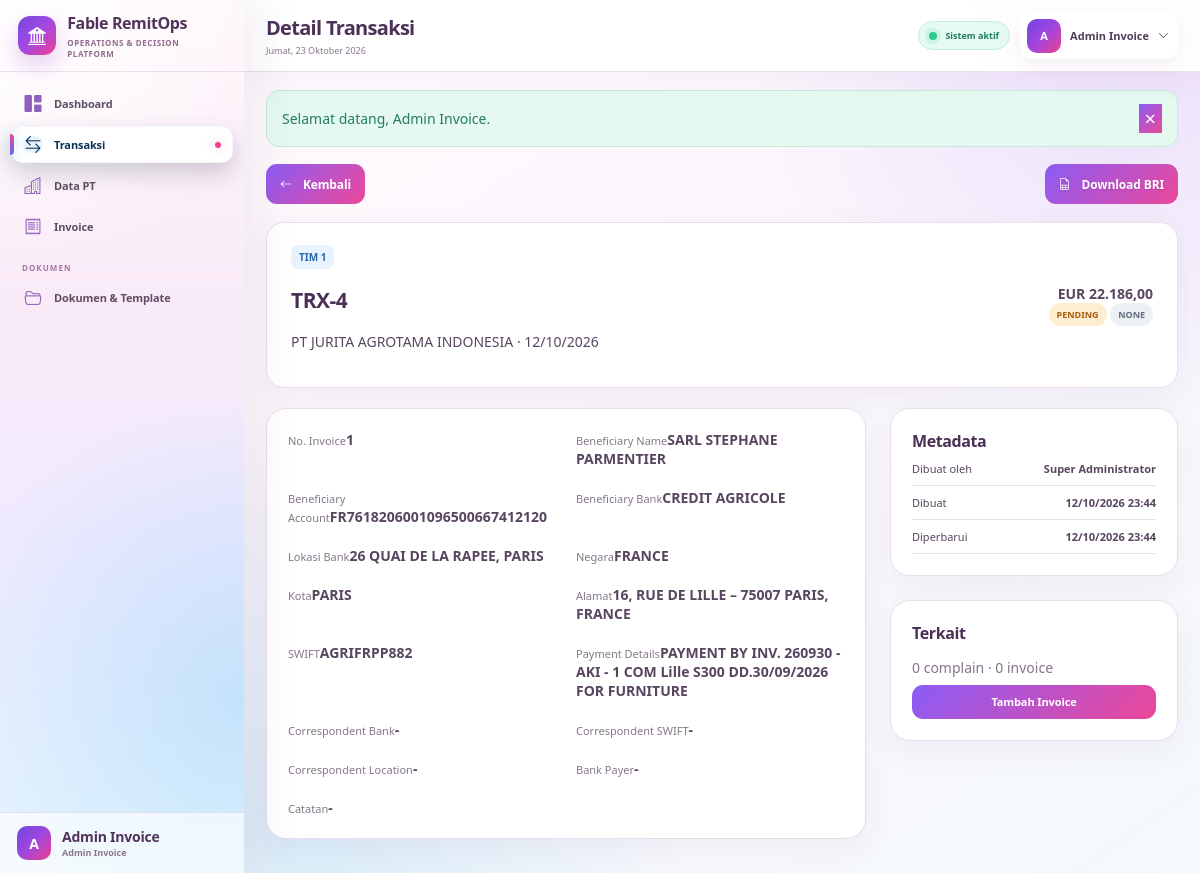
Screenshot of /public/transactions/4 (signed in) with the database file from the repository.
### tables this page shows
CREATE TABLE `users` (
  `id` bigint(20) UNSIGNED NOT NULL,
  `role_id` bigint(20) UNSIGNED NOT NULL,
  `name` varchar(150) NOT NULL,
  `username` varchar(80) NOT NULL,
  `email` varchar(190) NOT NULL,
  `password` varchar(255) NOT NULL,
  `transaction_team` tinyint(3) UNSIGNED DEFAULT NULL,
  `is_active` tinyint(1) NOT NULL DEFAULT 1,
  `must_change_password` tinyint(1) NOT NULL DEFAULT 1,
  `last_login_at` datetime DEFAULT NULL,
  `created_at` datetime NOT NULL DEFAULT current_timestamp(),
  `updated_at` datetime NOT NULL DEFAULT current_timestamp() ON UPDATE current_timestamp()
);

CREATE TABLE `roles` (
  `id` bigint(20) UNSIGNED NOT NULL,
  `code` varchar(50) NOT NULL,
  `name` varchar(100) NOT NULL,
  `description` varchar(255) DEFAULT NULL,
  `created_at` datetime NOT NULL DEFAULT current_timestamp()
);

CREATE TABLE `transactions` (
  `id` bigint(20) UNSIGNED NOT NULL,
  `transaction_job_id` bigint(20) UNSIGNED DEFAULT NULL,
  `sequence_no` varchar(50) DEFAULT NULL,
  `team_no` tinyint(3) UNSIGNED NOT NULL DEFAULT 1,
  `invoice_no` varchar(120) DEFAULT NULL,
  `reference_no` varchar(120) DEFAULT NULL,
  `transaction_date` date NOT NULL,
  `payer_company_id` bigint(20) UNSIGNED NOT NULL,
  `payer_account_id` bigint(20) UNSIGNED DEFAULT NULL,
  `payer_account` varchar(255) DEFAULT NULL,
  `payer_address` text DEFAULT NULL,
  `payer_city` varchar(120) DEFAULT NULL,
  `payer_country` varchar(120) DEFAULT NULL,
  `payer_email` varchar(190) DEFAULT NULL,
  `beneficiary_name` varchar(255) DEFAULT NULL,
  `beneficiary_account` varchar(255) DEFAULT NULL,
  `beneficiary_bank` varchar(255) DEFAULT NULL,
  `beneficiary_bank_location` varchar(255) DEFAULT NULL,
  `amount` decimal(22,4) NOT NULL DEFAULT 0.0000,
  `beneficiary_country` varchar(120) DEFAULT NULL,
  `beneficiary_city` varchar(120) DEFAULT NULL,
  `beneficiary_address` text DEFAULT NULL,
  `swift` varchar(50) DEFAULT NULL,
  `payment_details` text DEFAULT NULL,
  `currency` char(3) NOT NULL DEFAULT 'USD',
  `correspondent_bank` varchar(255) DEFAULT NULL,
  `correspondent_swift` varchar(50) DEFAULT NULL,
  `correspondent_location` varchar(255) DEFAULT NULL,
  `payer_bank` varchar(120) DEFAULT NULL,
  `invoice_link` varchar(500) DEFAULT NULL,
  `status` enum('PENDING','SUCCESS','FAILED','CANCELLED') NOT NULL DEFAULT 'PENDING',
  `refund_status` enum('none','requested','processed','success','failed') NOT NULL DEFAULT 'none',
  `notes` text DEFAULT NULL,
  `source_hash` char(64) DEFAULT NULL,
  `created_by` bigint(20) UNSIGNED DEFAULT NULL,
  `created_at` datetime NOT NULL DEFAULT current_timestamp(),
  `updated_at` datetime NOT NULL DEFAULT current_timestamp() ON UPDATE current_timestamp(),
  `deleted_at` datetime DEFAULT NULL
);

CREATE TABLE `companies` (
  `id` bigint(20) UNSIGNED NOT NULL,
  `code` varchar(30) NOT NULL,
  `name` varchar(200) NOT NULL,
  `tax_id` varchar(100) DEFAULT NULL,
  `address` text DEFAULT NULL,
  `contact_name` varchar(150) DEFAULT NULL,
  `contact_phone` varchar(50) DEFAULT NULL,
  `email` varchar(190) DEFAULT NULL,
  `status` enum('active','inactive') NOT NULL DEFAULT 'active',
  `created_by` bigint(20) UNSIGNED DEFAULT NULL,
  `created_at` datetime NOT NULL DEFAULT current_timestamp(),
  `updated_at` datetime NOT NULL DEFAULT current_timestamp() ON UPDATE current_timestamp()
);

### app/Views/transactions/show.php (the view, shortened to what the rows shown need)
<div class="page-actions"><a class="btn btn-light" href="<?= url('/transactions') ?>"><i class="bi bi-arrow-left me-1"></i>Kembali</a><div><a class="btn btn-secondary" href="<?= url('/transactions/'.$transaction['id'].'/export-bri') ?>"><i class="bi bi-file-earmark-spreadsheet me-1"></i>Download BRI</a> </div></div>
<div class="detail-hero"><div><span class="code-pill">TIM <?= e($transaction['team_no']) ?></span><h2><?= e($transaction['reference_no']?:'TRX-'.$transaction['id']) ?></h2><p><?= e($transaction['company_name']) ?> · <?= format_date($transaction['transaction_date']) ?></p></div><div class="text-end"><div class="display-6 fw-bold"><?= format_money($transaction['amount'],$transaction['currency']) ?></div><?= status_badge($transaction['status']) ?> <?= status_badge($transaction['refund_status']) ?></div></div>
<div class="row g-4"><div class="col-xl-8"><div class="panel-card"><div class="detail-grid"><?php $items=['No. Invoice'=>'invoice_no','Beneficiary Name'=>'beneficiary_name','Beneficiary Account'=>'beneficiary_account','Beneficiary Bank'=>'beneficiary_bank','Lokasi Bank'=>'beneficiary_bank_location','Negara'=>'beneficiary_country','Kota'=>'beneficiary_city','Alamat'=>'beneficiary_address','SWIFT'=>'swift','Payment Details'=>'payment_details','Correspondent Bank'=>'correspondent_bank','Correspondent SWIFT'=>'correspondent_swift','Correspondent Location'=>'correspondent_location','Bank Payer'=>'payer_bank','Catatan'=>'notes'];foreach($items as$l=>$k):?><div><small><?= e($l) ?></small><strong><?= nl2br(e($transaction[$k]??'-')) ?></strong></div><?php endforeach;?></div></div></div><div class="col-xl-4"><div class="panel-card mb-4"><h3 class="h5">Metadata</h3><div class="meta-list"><div><span>Dibuat oleh</span><strong><?= e($transaction['creator_name']??'-') ?></strong></div><div><span>Dibuat</span><strong><?= format_datetime($transaction['created_at']) ?></strong></div><div><span>Diperbarui</span><strong><?= format_datetime($transaction['updated_at']) ?></strong></div><?php if($transaction['invoice_link']):?><a class="btn btn-outline-primary w-100" target="_blank" href="<?= e($transaction['invoice_link']) ?>"><i class="bi bi-box-arrow-up-right me-1"></i>Buka Link Invoice</a><?php endif;?></div></div><div class="panel-card"><h3 class="h5">Terkait</h3><p class="text-muted mb-2"><?= count($complaints) ?> complain · <?= count($invoices) ?> invoice</p><?php if(can('complaint.manage')):?><a class="btn btn-sm btn-light w-100 mb-2" href="<?= url('/complaints/create?transaction_id='.$transaction['id']) ?>">Tambah Complain</a><?php endif;?><?php if(can('invoice.manage')):?><a class="btn btn-sm btn-light w-100" href="<?= url('/invoices/create?transaction_id='.$transaction['id']) ?>">Tambah Invoice</a><?php endif;?></div></div></div>

### app/helpers.php (shortened to what the rows shown need)
<?php
function e(mixed $value): string
{
    return htmlspecialchars(
        (string) $value,
        ENT_QUOTES,
        'UTF-8'
    );
}
function url(string $path = ''): string
{
    return rtrim(
        (string) App::config('app.url'),
        '/'
    ) . '/' . ltrim($path, '/');
}
function auth_user(): ?array
{
    return Auth::user();
}
function can(string $permission): bool
{
    return Auth::can($permission);
}
function format_date(
    ?string $date,
    string $format = 'd/m/Y'
): string {
    try {
        return (new DateTime($date))
            ->format($format);
    } catch (Throwable) {
        return (string) $date;
    }
}
function format_datetime(
    ?string $date
): string {
    return format_date(
        $date,
        'd/m/Y H:i'
    );
}
function format_money(
    float|int|string|null $amount,
    string $currency = 'IDR'
): string {
    return $currency .
        ' ' .
        number_format(
            (float) $amount,
            2,
            ',',
            '.'
        );
}
function status_badge(
    string $status
): string {
    $normalized = strtolower($status);
    $class = match (true) {
        str_contains($normalized, 'success'),
        str_contains($normalized, 'sukses'),
        $normalized === 'paid',
        $normalized === 'resolved',
        $normalized === 'sent',
        $normalized === 'terkirim'
            => 'success',
        str_contains($normalized, 'pending'),
        $normalized === 'open',
        $normalized === 'draft',
        $normalized === 'in_progress'
            => 'warning',
        str_contains($normalized, 'refund'),
        str_contains($normalized, 'reject'),
        $normalized === 'overdue',
        $normalized === 'cancelled',
        $normalized === 'failed'
            => 'danger',
        default
            => 'secondary',
    };
    return '<span class="badge text-bg-' .
        $class .
        '">' .
        e(
            strtoupper(
                str_replace(
                    '_',
                    ' ',
                    $status
                )
            )
        ) .
        '</span>';
}

### app/Core/Router.php (shortened to what the rows shown need)
<?php
final class Router
{
    private array $routes = [];
    private function add(string $method, string $path, array $handler): void
    {
        $this->routes[] = compact('method', 'path', 'handler');
    }
    public function dispatch(): void
    {
        $method = strtoupper($_POST['_method'] ?? $_SERVER['REQUEST_METHOD'] ?? 'GET');
        $requestPath = parse_url($_SERVER['REQUEST_URI'] ?? '/', PHP_URL_PATH) ?: '/';
        $basePath = parse_url((string) App::config('app.url'), PHP_URL_PATH) ?: '';
        if ($basePath !== '' && str_starts_with($requestPath, $basePath)) {
            $requestPath = substr($requestPath, strlen($basePath)) ?: '/';
        }
        $requestPath = '/' . ltrim($requestPath, '/');
        $requestPath = $requestPath !== '/' ? rtrim($requestPath, '/') : '/';
        foreach ($this->routes as $route) {
            if ($route['method'] !== $method) {
                continue;
            }
            $pattern = preg_replace('#\{([a-zA-Z_][a-zA-Z0-9_]*)\}#', '(?P<$1>[^/]+)', $route['path']);
            if (preg_match('#^' . $pattern . '$#', $requestPath, $matches)) {
                $params = array_filter($matches, 'is_string', ARRAY_FILTER_USE_KEY);
                [$class, $action] = $route['handler'];
                $controller = new $class();
                $controller->{$action}(...array_values($params));
                return;
            }
        }
    }
}

### app/Views/partials/sidebar.php (shortened to what the rows shown need)
<?php
$path = parse_url(
    $_SERVER['REQUEST_URI'] ?? '/',
    PHP_URL_PATH
) ?: '/';
$currentUser = auth_user() ?? [];
$currentRole = (string) ($currentUser['role_code'] ?? '');
$documentRoles = [
    'super_admin',
    'superadmin',
    'supervisor',
    'admin_invoice',
    'invoice',
    'admin_complain',
    'complain',
];
$canOpenDocuments = in_array(
    $currentRole,
    $documentRoles,
    true
);
$active = static function (bool $condition): string {
    return $condition ? 'active' : '';
};
$isDashboard = $path === parse_url(url('/'), PHP_URL_PATH);
$isTransactions = str_contains($path, '/transactions');
$isCompanies = str_contains($path, '/companies');
$isInvoices = str_contains($path, '/invoices');
$isDocuments = str_contains($path, '/documents')
    || str_contains($path, '/document_templates.php')
    || str_contains($path, '/document_template_manager.php')
    || str_contains($path, '/invoice_templates.php')
    || str_contains($path, '/standing_instruction_7.php');
$userName = trim(
    (string) ($currentUser['name'] ?? 'Pengguna')
);
$userInitial = strtoupper(
    substr($userName, 0, 1)
);
$userRoleName = trim(
    (string) (
        $currentUser['role_name']
        ?? $currentRole
        ?: 'Pengguna Sistem'
    )
);
?>
<aside
    class="sidebar"
    id="sidebar"
    aria-label="Navigasi utama"
>
    <div class="brand">
        <div class="brand-mark">
            <i class="bi bi-bank2"></i>
        </div>
        <div>
            <strong>
                Fable RemitOps
            </strong>
            <small>
                Operations &amp; Decision Platform
            </small>
        </div>
    </div>
    <nav class="sidebar-nav">
        <a
            class="nav-item <?= $active($isDashboard) ?>"
            href="<?= url('/') ?>"
            <?= $isDashboard
                ? 'aria-current="page"'
                : ''
            ?>
        >
            <i class="bi bi-grid-1x2-fill"></i>
            <span>Dashboard</span>
        </a>
        <?php if (can('transaction.view')): ?>
            <a
                class="nav-item <?= $active($isTransactions) ?>"
                href="<?= url('/transactions') ?>"
                <?= $isTransactions
                    ? 'aria-current="page"'
                    : ''
                ?>
            >
                <i class="bi bi-arrow-left-right"></i>
                <span>Transaksi</span>
            </a>
        <?php endif; ?>
        <?php if (can('company.view')): ?>
            <a
                class="nav-item <?= $active($isCompanies) ?>"
                href="<?= url('/companies') ?>"
                <?= $isCompanies
                    ? 'aria-current="page"'
                    : ''
                ?>
            >
                <i class="bi bi-buildings"></i>
                <span>Data PT</span>
            </a>
        <?php endif; ?>
        <?php if (can('invoice.view')): ?>
            <a
                class="nav-item <?= $active($isInvoices) ?>"
                href="<?= url('/invoices') ?>"
                <?= $isInvoices
                    ? 'aria-current="page"'
                    : ''
                ?>
            >
                <i class="bi bi-receipt"></i>
                <span>Invoice</span>
            </a>
        <?php endif; ?>
        <?php if ($canOpenDocuments): ?>
            <div class="nav-label">
                DOKUMEN
            </div>
            <a
                class="nav-item <?= $active($isDocuments) ?>"
                href="<?= url('/documents') ?>"
                <?= $isDocuments
                    ? 'aria-current="page"'
                    : ''
                ?>
            >
                <i class="bi bi-folder2-open"></i>
                <span>
                    Dokumen &amp; Template
                </span>
            </a>
        <?php endif; ?>
    </nav>
    <div class="sidebar-footer">
        <div class="avatar-sm">
            <?= e($userInitial) ?>
        </div>
        <div class="min-w-0">
            <strong
                class="text-truncate d-block"
            >
                <?= e($userName) ?>
            </strong>
            <small>
                <?= e($userRoleName) ?>
            </small>
        </div>
    </div>
</aside>

### app/Views/partials/topbar.php (shortened to what the rows shown need)
<?php
$dayNames = [
    1 => 'Senin',
    2 => 'Selasa',
    3 => 'Rabu',
    4 => 'Kamis',
    5 => 'Jumat',
    6 => 'Sabtu',
    7 => 'Minggu',
];
$monthNames = [
    1 => 'Januari',
    2 => 'Februari',
    3 => 'Maret',
    4 => 'April',
    5 => 'Mei',
    6 => 'Juni',
    7 => 'Juli',
    8 => 'Agustus',
    9 => 'September',
    10 => 'Oktober',
    11 => 'November',
    12 => 'Desember',
];
$todayLabel = (
    $dayNames[(int) date('N')] ?? ''
)
    . ', '
    . date('d')
    . ' '
    . (
        $monthNames[(int) date('n')]
        ?? ''
    )
    . ' '
    . date('Y');
$currentUser = auth_user() ?? [];
$currentName = trim(
    (string) (
        $currentUser['name']
        ?? 'Pengguna'
    )
);
$initial = strtoupper(
    substr(
        $currentName,
        0,
        1
    )
);
?>
<header
    class="topbar"
    id="appTopbar"
>
    <div class="d-flex align-items-center gap-3">
        <div class="topbar-title">
            <h1>
                <?= e(
                    $title
                    ?? 'Dashboard'
                ) ?>
            </h1>
            <p>
                <?= e($todayLabel) ?>
            </p>
        </div>
    </div>
    <div class="topbar-actions">
        <span class="connection-pill">
            <span></span>
            Sistem aktif
        </span>
        <div
            class="dropdown"
            data-dropdown
        >
            <button
                class="user-menu"
                type="button"
                data-dropdown-toggle
                aria-expanded="false"
            >
                <div class="avatar-sm">
                    <?= e($initial) ?>
                </div>
                <span class="user-menu-name">
                    <?= e($currentName) ?>
                </span>
                <i class="bi bi-chevron-down"></i>
            </button>
        </div>
    </div>
</header>

### rows the page displays
users: name "A", name "Admin Invoice", role.name "Admin Invoice"
transactions: team_no "1", reference_no+id "TRX-4", payer_company.name "PT JURITA AGROTAMA INDONESIA", transaction_date "12/10/2026", amount+currency "EUR 22.186,00", status "PENDING NONE", invoice_no "1", beneficiary_name "SARL STEPHANE PARMENTIER", beneficiary_account "FR7618206001096500667412120", beneficiary_bank "CREDIT AGRICOLE", beneficiary_bank_location "26 QUAI DE LA RAPEE, PARIS", beneficiary_country "FRANCE", beneficiary_city "PARIS", beneficiary_address "16, RUE DE LILLE – 75007 PARIS, FRANCE", swift "AGRIFRPP882", payment_details "PAYMENT BY INV. 260930 - AKI - 1 COM Lille S300 DD.30/09/2026 FOR FURNITURE", correspondent_bank "-", correspondent_swift "-", correspondent_location "-", payer_bank "-", notes "-", created_by.name "Super Administrator", created_at "12/10/2026 23:44", format_datetime($transaction['updated_at']) "12/10/2026 23:44"

### other values shown
$flashMessage "Selamat datang, Admin Invoice."
$l "No. Invoice"
$l "Beneficiary Name"
$l "Beneficiary Account"
$l "Beneficiary Bank"
$l "Lokasi Bank"
$l "Negara"
$l "Kota"
$l "Alamat"
$l "SWIFT"
$l "Payment Details"
$l "Correspondent Bank"
$l "Correspondent SWIFT"
$l "Correspondent Location"
$l "Bank Payer"
